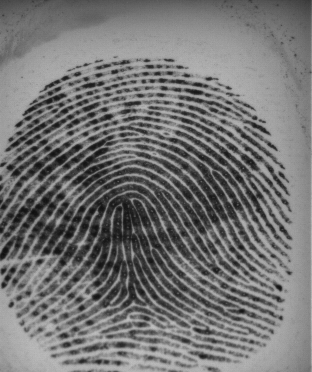
#> input picture images/training/Live/10_3.png, 312 x 372 px, given as the content of the folder images/training/Live/10_3.png, which was not available
$ python recognize.py --training images/training/Live/10_3.png --testing images/training/Live/10_4.png
#> lines starting #> are read from the running program, lines starting #| are printed output that depends on the picture; pictures that were not available may be replaced by others from this repository, and a replacement may not be noted
### pyimagesearch/localbinarypatterns.py
from skimage import feature
import numpy as np
class LocalBinaryPatterns:
    def __init__(self,numPoints, radius):
        self.numPoints =numPoints
        self.radius = radius

    def describe(self,image,eps=1e-7):
        lbp = feature.local_binary_pattern(image,self.numPoints,self.radius,method="uniform")
        (hist, _) = np.histogram(lbp.ravel(),
                bins=np.arange(0, self.numPoints + 3),range=(0, self.numPoints + 2))
    # normalize the histogram
        hist = hist.astype("float")
        hist /= (hist.sum() + eps)
        # return the histogram of Local Binary Patterns
        return hist

### recognize.py
# import the necessary packages
from pyimagesearch.localbinarypatterns import LocalBinaryPatterns
from sklearn.svm import LinearSVC
from imutils import paths
import argparse
import cv2
import os
import matplotlib.pyplot as plt
from sklearn.metrics import precision_score, recall_score, accuracy_score


# construct the argument parse and parse the arguments
ap = argparse.ArgumentParser()
ap.add_argument("-t", "--training", required=True, help="images\training")
ap.add_argument("-e", "--testing", required=True, help="images\testing")
args = vars(ap.parse_args())
# initialize the local binary patterns descriptor along with
# the data and label lists
desc = LocalBinaryPatterns(24, 8)
data = []
labels = []
# loop over the training images
for imagePath in paths.list_images(args["training"]):
    # load the image, convert it to grayscale, and describe it
    image = cv2.imread(imagePath)
#> image is the input picture: shape (372, 312, 3); min 15, max 192, mean 115.9
    gray = cv2.cvtColor(image, cv2.COLOR_BGR2GRAY)
    hist = desc.describe(gray)
#> in describe, `lbp = feature.local_binary_pattern(image,self.numPoints,self.radius,me..`:
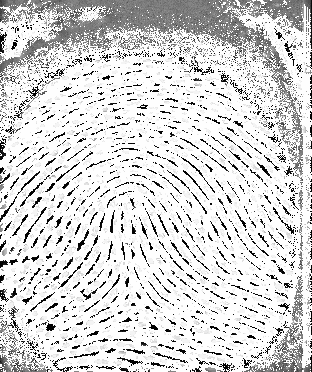
#> lbp: shape (372, 312) float64; min 0, max 25, mean 21; drawn with min black and max white
#> in describe, `(hist, _) = np.histogram(lbp.ravel(), bins=np.arange(0, self.numPoints..`: hist = 26 values, max 80740 at index 25, min 185 at index 18, mean 4464
#> in describe, `hist /= (hist.sum() + eps)`: hist = 26 values, max 0.696 at index 25, min 0.00159 at index 18, mean 0.0385
    # extract the label from the image path, then update the
    # label and data lists
    labels.append(imagePath.split(os.path.sep)[-2])
    data.append(hist)
# train a Linear SVM on the data
model = LinearSVC(C=100.0, random_state=42, max_iter=15000)
#> (the run stopped early here; a loop or call above may not have finished)

$ run again, on images/training/Spoof/10_5.png
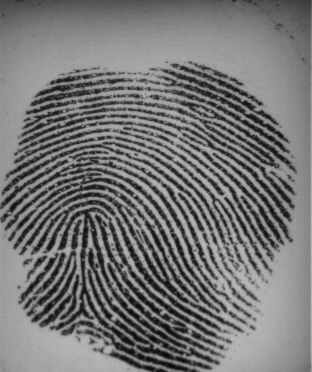
#> input picture images/training/Spoof/10_5.png, 312 x 372 px, given as the content of the folder images/training/Spoof/10_5.png, which was not available
#> image is the input picture: shape (372, 312, 3); min 7, max 189, mean 116.9
#> in describe, `lbp = feature.local_binary_pattern(image,self.numPoints,self.radius,me..`:
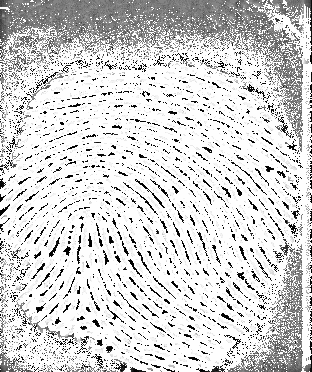
#> lbp: shape (372, 312) float64; min 0, max 25, mean 20.8; drawn with min black and max white
#> in describe, `(hist, _) = np.histogram(lbp.ravel(), bins=np.arange(0, self.numPoints..`: hist = 26 values, max 79836 at index 25, min 143 at index 18, mean 4464
#> in describe, `hist /= (hist.sum() + eps)`: hist = 26 values, max 0.688 at index 25, min 0.00123 at index 18, mean 0.0385

$ run again, on images/training/Spoof/10_6.png
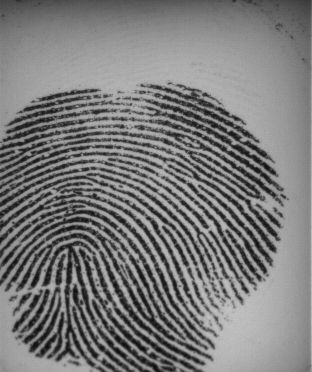
#> input picture images/training/Spoof/10_6.png, 312 x 372 px, given as the content of the folder images/training/Spoof/10_6.png, which was not available
#> image is the input picture: shape (372, 312, 3); min 14, max 196, mean 122.1
#> in describe, `lbp = feature.local_binary_pattern(image,self.numPoints,self.radius,me..`:
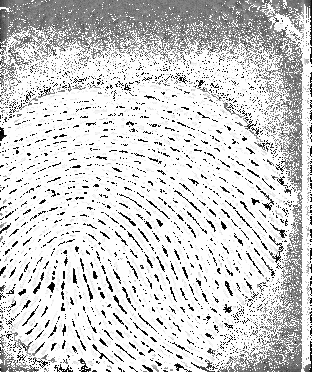
#> lbp: shape (372, 312) float64; min 0, max 25, mean 20.6; drawn with min black and max white
#> in describe, `(hist, _) = np.histogram(lbp.ravel(), bins=np.arange(0, self.numPoints..`: hist = 26 values, max 78583 at index 25, min 161 at index 18, mean 4464
#> in describe, `hist /= (hist.sum() + eps)`: hist = 26 values, max 0.677 at index 25, min 0.00139 at index 18, mean 0.0385
